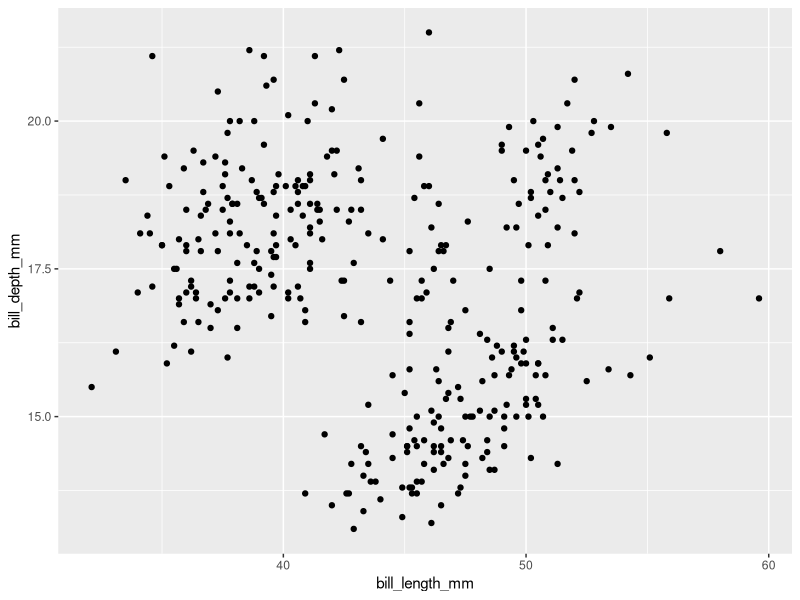
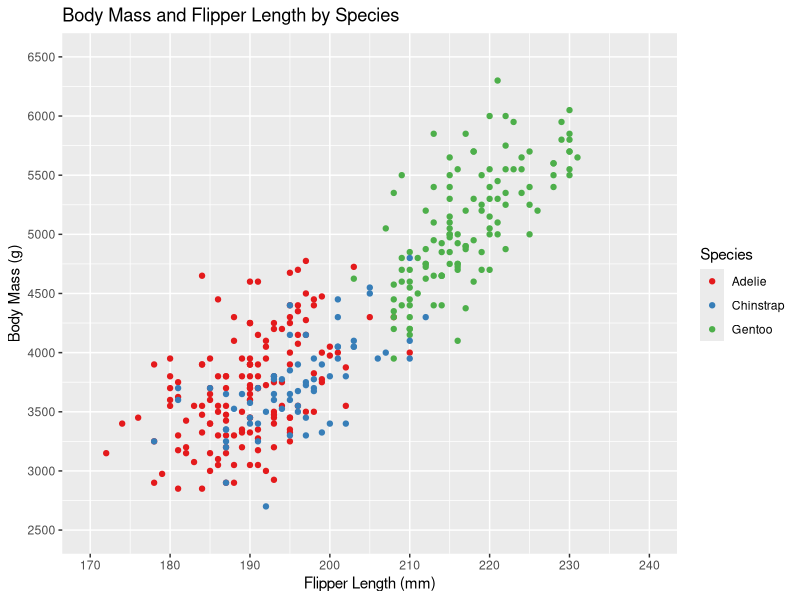
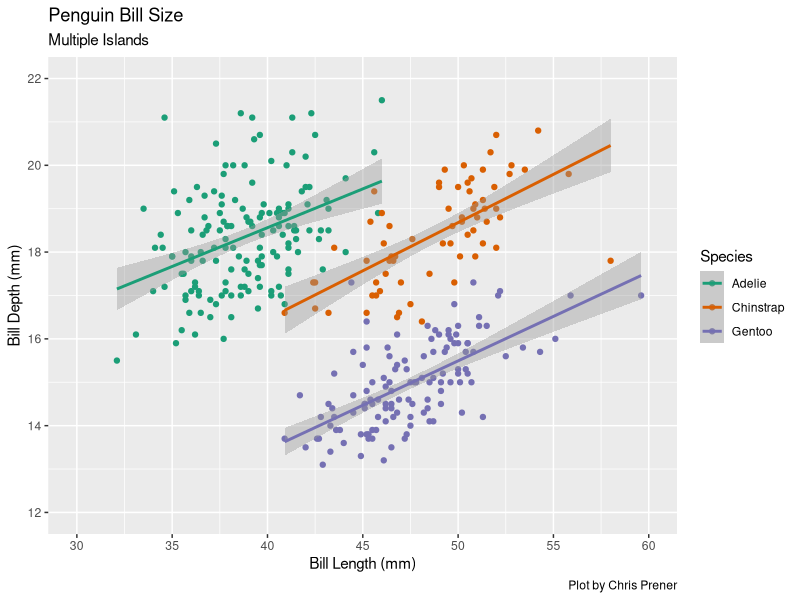

Write the R code that produced these figures, in order.
## ---- chunk 1
# tidyverse packages
library(dplyr)     # data wrangling
library(ggplot2)   # read and write csv files

# manage file paths
library(here)      # manage file paths
## ---- chunk 2
penguins <- palmerpenguins::penguins
## ---- chunk 3
ggplot(data = penguins, mapping = aes(x = bill_length_mm, y = bill_depth_mm)) +
  geom_point()
## ---- chunk 4
penguins <- filter(penguins, is.na(bill_length_mm) == FALSE)
## ---- chunk 5
p <- ggplot(data = penguins, mapping = aes(x = bill_length_mm, y = bill_depth_mm,
                                      color = species)) +
  geom_point() +
  geom_smooth(method = "lm", formula = y ~ x) +
  scale_x_continuous(limits = c(30, 60), breaks = seq(30, 60, by = 5)) +
  scale_y_continuous(limits = c(12, 22), breaks = seq(12, 22, by = 2)) + 
  scale_color_brewer(palette = "Dark2", name = "Species") +
  labs(
    title = "Penguin Bill Size",
    subtitle = "Multiple Islands",
    x = "Bill Length (mm)",
    y = "Bill Depth (mm)",
    caption = "Plot by Chris Prener"
  )
## ---- chunk 6
ggsave(filename = here("results", "bill_length_depth.png"), plot = p)
## ---- chunk 7
ggplot(data = penguins, mapping = aes(x = flipper_length_mm, y = body_mass_g,
                                      color = species)) +
  geom_point() +
  scale_color_brewer(palette = "Set1", name = "Species") +
  scale_x_continuous(
    limits = c(170, 240), 
    breaks = seq(170, 240, by = 10)
  ) +
  scale_y_continuous(
    limits = c(2500, 6500), 
    breaks = seq(2500, 6500, by = 500)
  ) +
  labs(
    title = "Body Mass and Flipper Length by Species",
    x = "Flipper Length (mm)",
    y = "Body Mass (g)"
  )
  
